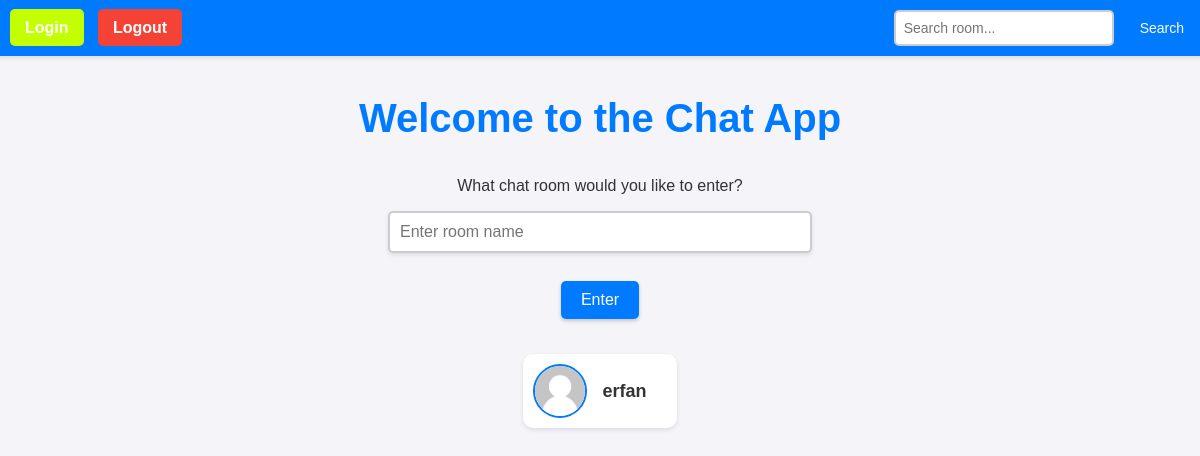
The app's page /chat/wsg/ (signed in), older data.
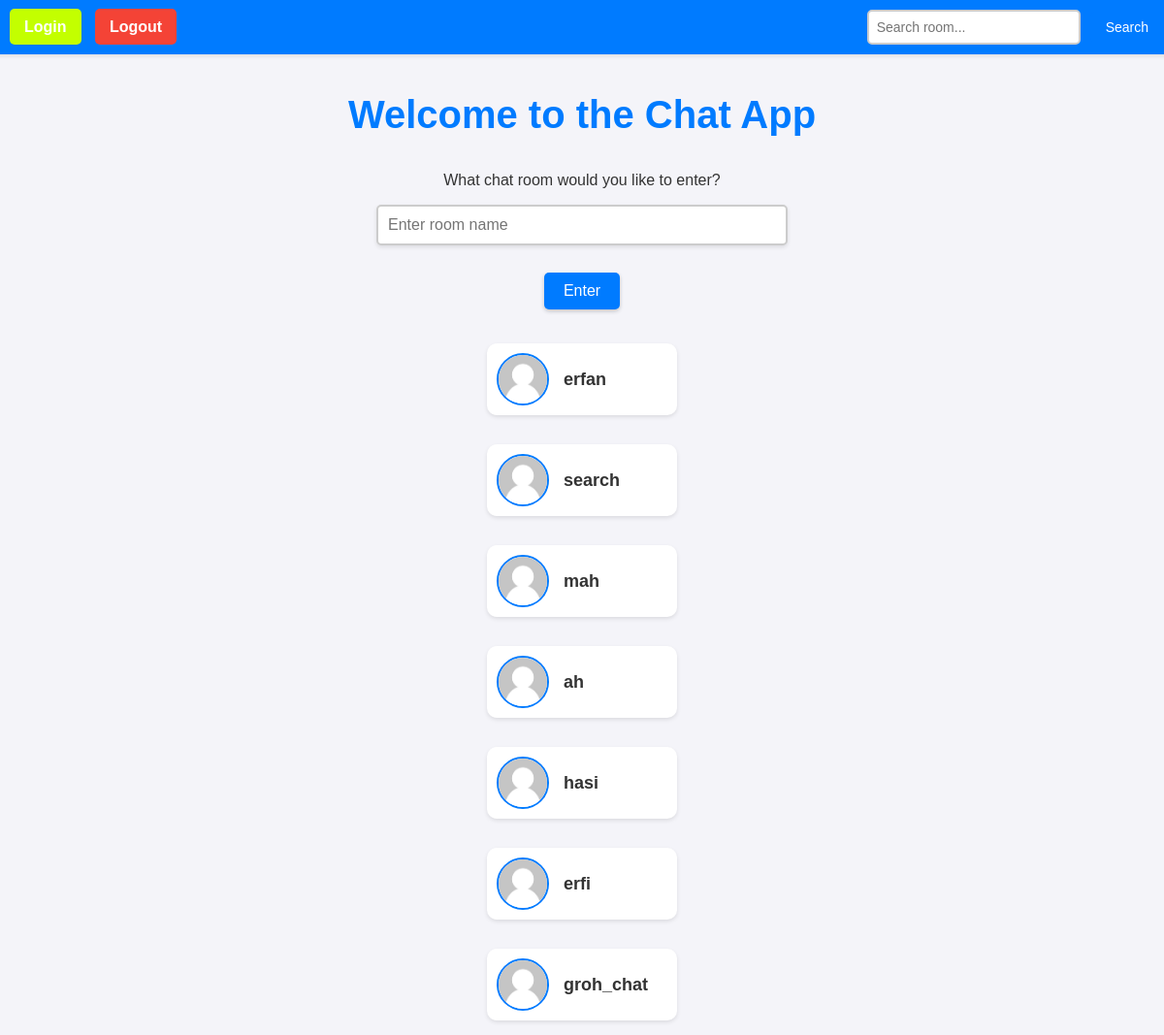
The same page, newer data.
### chat/models.py (models this page shows, shortened)
class Chat(models.Model):
    roomname = models.CharField(blank=True,max_length=200)
    members = models.ManyToManyField(user,null=True,blank=True)
    allowed_users = models.ManyToManyField(user, related_name='allowed_chats', blank=True)

### chat/views.py (the view)
# urls.py: path('wsg/',index.as_view(),name='index'),
class index(LoginRequiredMixin, ListView):
    model = Chat
    template_name = 'page/chat/index.html'
    context_object_name = 'group'
    def get_queryset(self):
        user = self.request.user
        queryset = super().get_queryset()
        queryset = queryset.filter(members=user)
        search = self.request.GET.get('search')
        if search is not None and search != "":
            print(search)
            queryset=queryset.filter(members=user,roomname__icontains=search)
        return queryset

### chat/templates/page/chat/index.html (shortened to what this page needs)
{% extends "base.html" %}
{% load static %}
{% block body %}
<div class="header">
    <div>
        <a href="{% url 'login' %}" id="login-btn">Login</a>
        <a href="{% url 'logout' %}" id="logout-btn">Logout</a>
    </div>
    <form method="GET" action="" class="search-form">
        <input type="text" name="search" class="search-input" placeholder="Search room...">
        <button type="submit" class="search-btn">Search</button>
    </form>
</div>
<h1>Welcome to the Chat App</h1>
<p>What chat room would you like to enter?</p>
<input id="room-name-input" type="text" size="100" placeholder="Enter room name"><br>
<input id="room-name-submit" type="button" value="Enter">
<div class="room-links">
    {% for i in group %}
        <a href='{% url "room" room_name=i.roomname %}' class="room-item">
            <img src="{% static "images.jpeg" %}" alt="Room Image">
            <span>{{ i.roomname }}</span>
        </a>
    {% empty %}
        <p>No rooms available. Create one to start chatting!</p>
    {% endfor %}
</div>
{% endblock body %}

### templates/base.html (shortened to what this page needs)
<!DOCTYPE html>
{% load static %}
<html>
<head>
    <link rel="stylesheet" href="https://cdnjs.cloudflare.com/ajax/libs/font-awesome/5.15.3/css/all.min.css">
</head>
<body>
    {% block body %}{% endblock body %}
</body>
</html>

### chat/templates/page/chat/index.html (style rules this page uses)
body { font-family: Arial, sans-serif; background-color: #f4f4f9; color: #333; margin: 0; padding: 0; display: flex; flex-direction: column; align-items: center; justify-content: flex-start; height: 100vh; }
.header { width: 100%; padding: 10px 20px; display: flex; justify-content: space-between; align-items: center; background-color: #007bff; box-shadow: 0 2px 4px rgba(0, 0, 0, 0.1); }
.header a { color: #fff; text-decoration: none; font-size: 16px; font-weight: bold; padding: 10px 15px; border-radius: 5px; margin-left: 10px; transition: background-color 0.3s ease; }
.header a#login-btn { background-color: rgb(195, 255, 0); }
.header a#logout-btn { background-color: #f44336; }
h1 { font-size: 2.5rem; color: #007bff; margin: 40px 0 20px; }
#room-name-input { padding: 10px; font-size: 16px; border: 2px solid #ccc; border-radius: 5px; width: 80%; max-width: 400px; margin-bottom: 10px; box-shadow: 0 2px 4px rgba(0, 0, 0, 0.1); }
#room-name-submit { padding: 10px 20px; font-size: 16px; color: #fff; background-color: #007bff; border: none; border-radius: 5px; cursor: pointer; box-shadow: 0 2px 4px rgba(0, 0, 0, 0.2); transition: background-color 0.3s ease; }
.room-links { margin-top: 20px; display: flex; flex-direction: column; align-items: center; }
.room-item { display: flex; align-items: center; margin: 15px 0; width: 100%; max-width: 400px; padding: 10px; border-radius: 10px; background-color: #fff; box-shadow: 0 2px 4px rgba(0, 0, 0, 0.1); transition: transform 0.2s ease, background-color 0.3s ease; text-decoration: none; color: #333; }
.room-item img { width: 50px; height: 50px; border-radius: 50%; margin-right: 15px; border: 2px solid #007bff; }
.room-item span { font-size: 18px; font-weight: bold; }
.search-form { display: flex; align-items: center; margin-left: 20px; }
.search-input { padding: 8px; font-size: 14px; border: 2px solid #ccc; border-radius: 5px; width: 200px; }
.search-btn { padding: 8px 16px; font-size: 14px; color: #fff; background-color: #007bff; border: none; border-radius: 5px; cursor: pointer; margin-left: 10px; }

Row changes from the older to the newer data that the page shows:
added Chat: roomname "search"
added Chat: roomname "mah"
added Chat: roomname "ah"
added Chat: roomname "hasi"
added Chat: roomname "erfi"
now on this page (row unchanged): Chat: roomname "groh_chat"
